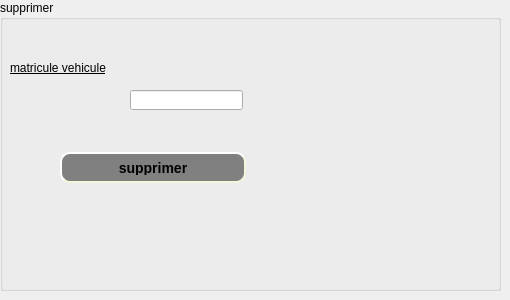
     <widget class="QWidget" name="tab_4">
      <attribute name="title">
       <string>supprimer</string>
      </attribute>
      <widget class="QGroupBox" name="groupBox_2">
       <property name="geometry">
        <rect>
         <x>0</x>
         <y>0</y>
         <width>501</width>
         <height>291</height>
        </rect>
       </property>
       <property name="title">
        <string>supprimer</string>
       </property>
       <widget class="QLabel" name="label_5">
        <property name="geometry">
         <rect>
          <x>10</x>
          <y>60</y>
          <width>141</width>
          <height>16</height>
         </rect>
        </property>
        <property name="styleSheet">
         <string notr="true">font: 12pt &quot;Andalus&quot;;
text-decoration: underline;</string>
        </property>
        <property name="text">
         <string>matricule vehicule</string>
        </property>
       </widget>
       <widget class="QLineEdit" name="id1_vehicule">
        <property name="geometry">
         <rect>
          <x>130</x>
          <y>90</y>
          <width>113</width>
          <height>20</height>
         </rect>
        </property>
       </widget>
       <widget class="QPushButton" name="pushButton_2">
        <property name="geometry">
         <rect>
          <x>60</x>
          <y>152</y>
          <width>186</width>
          <height>31</height>
         </rect>
        </property>
        <property name="styleSheet">
         <string notr="true">QPushButton#pushButton_2 {
    background-color: grey;
    border-style: outset;
    border-width: 2px;
    border-radius: 10px;
    border-color: beige;
    font: bold 14px;
    min-width: 10em;
    padding: 6px;
}</string>
        </property>
        <property name="text">
         <string>supprimer</string>
        </property>
       </widget>
       <widget class="QLabel" name="lab_5">
        <property name="geometry">
         <rect>
          <x>-10</x>
          <y>10</y>
          <width>511</width>
          <height>301</height>
         </rect>
        </property>
        <property name="text">
         <string/>
        </property>
        <property name="pixmap">
         <pixmap>../../Downloads/78634496_719301035223392_5189077133661569024_n (1).jpg</pixmap>
        </property>
       </widget>
       <zorder>lab_5</zorder>
       <zorder>label_5</zorder>
       <zorder>id1_vehicule</zorder>
       <zorder>pushButton_2</zorder>
      </widget>
     </widget>
